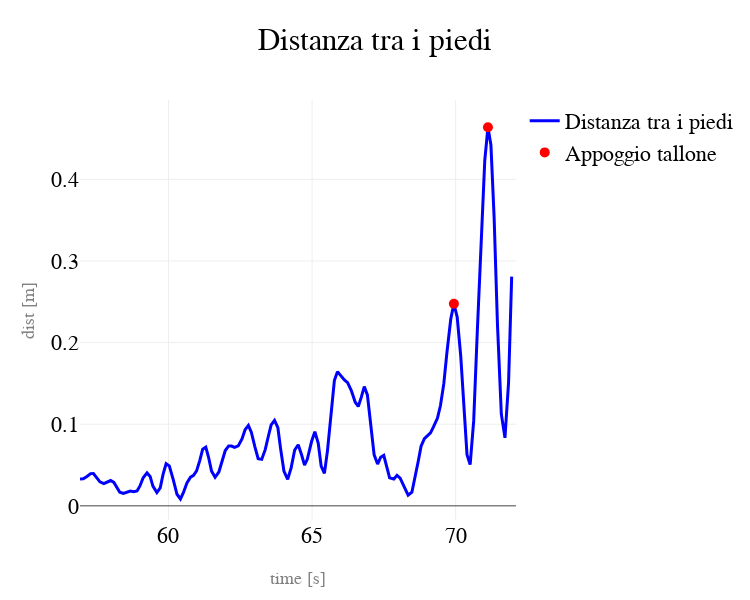
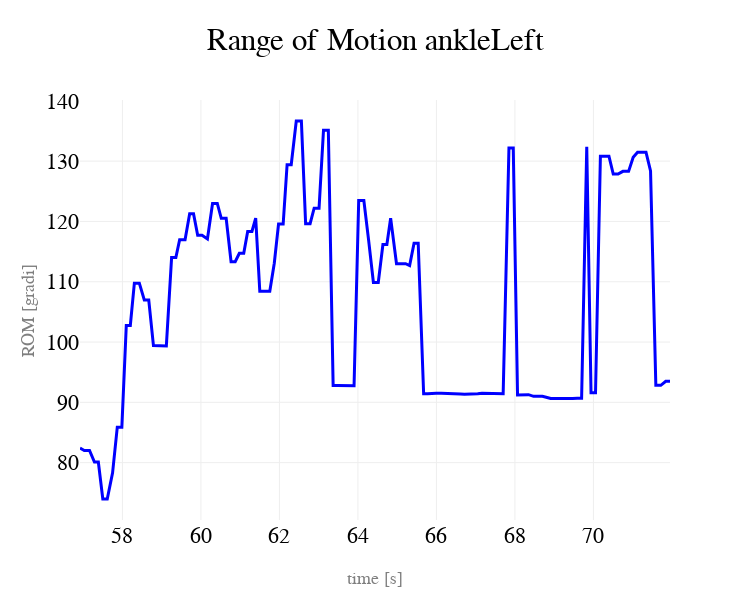
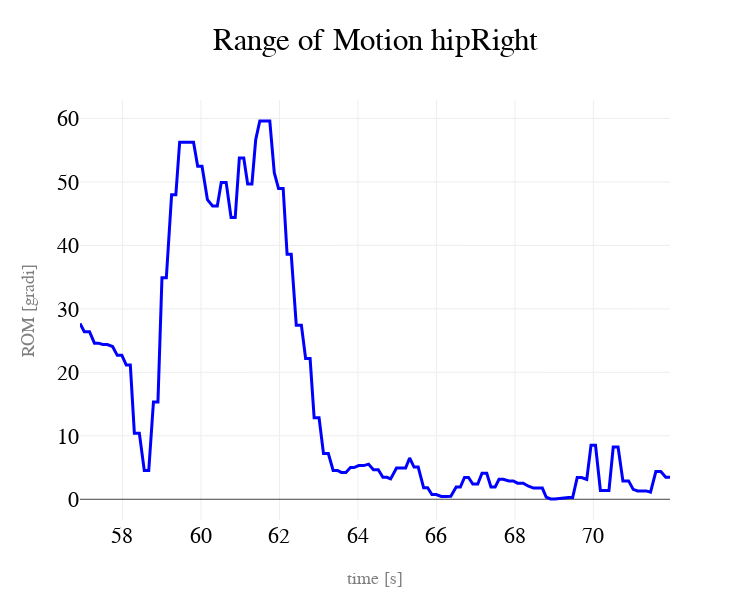
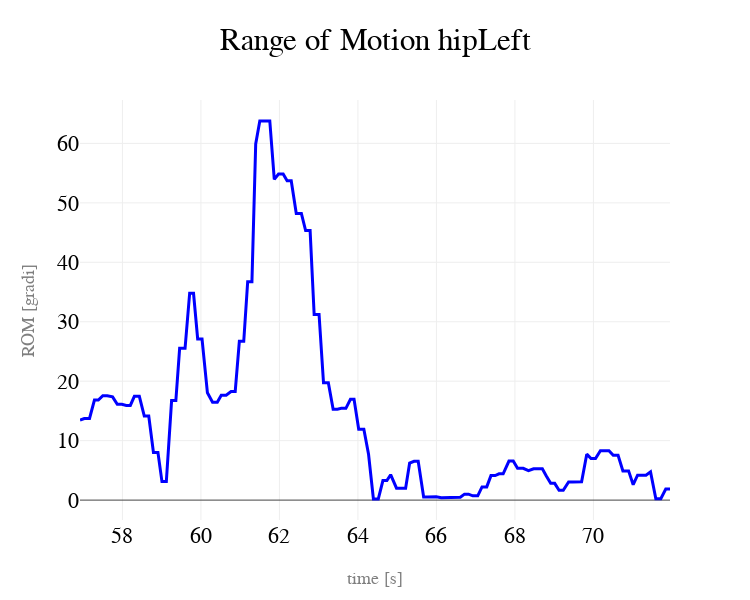

Source (notebook cell) for these figures, in order:
### Markdown cell above
Di seguito si riporta il grafico:

### Code cell
lastsess_time = time[-1]
lastsess_result = exercises[-1].result
lastsess_res_step = []

%matplotlib inline
%matplotlib inline
for i in range(len(lastsess_result)):
    lastsess_met,lastsess_resi = lastsess_result[i]
    lastsess_metname = lastsess_met.name
    ################
    #     ROM      #
    ################
    if lastsess_metname == "ROM":
        lastsess_metjoint = lastsess_met.tagjoint
        trace1 = go.Scatter(
            x=lastsess_time,y=lastsess_resi,
            mode='lines',
            line=dict(
                color='blue',
                width=3
            ),
            name='Andamento Reale'
        )
        data = [trace1]
        layout = dict(
            width=750,
            height=600,
            autosize=False,
            title='Range of Motion '+lastsess_metjoint,
            font=dict(family='Courier New, monospace', size=22, color='black'),
            xaxis=dict(
                title='time [s]',
                titlefont=dict(
                    family='Courier New, monospace',
                    size=18,
                    color='#7f7f7f'
                )
            ),
            yaxis=dict(
                title='ROM [gradi]',
                titlefont=dict(
                    family='Courier New, monospace',
                    size=18,
                    color='#7f7f7f'
                )
            )
        )
        fig = dict(data=data, layout=layout)
        iplot(fig)

    ################
    #     STEP     #
    ################
    if lastsess_metname == "step":
        dist=lastsess_resi[5]
        strikes=lastsess_resi[6]
        trace1 = go.Scatter(
            x=lastsess_time,y=dist,
            mode='lines',
            line=dict(
                color='blue',
                width=3
            ),
            name='Distanza tra i piedi'
        )
        trace2 = go.Scatter(
            x=lastsess_time[strikes],y=dist[strikes],
            mode='markers',
            marker=dict(
                color='red',
                size=10
            ),
            name='Appoggio tallone'
        )
        data = [trace1,trace2]
        layout = dict(
            width=750,
            height=600,
            autosize=False,
            title='Distanza tra i piedi',
            font=dict(family='Courier New, monospace', size=22, color='black'),
            xaxis=dict(
                title='time [s]',
                titlefont=dict(
                    family='Courier New, monospace',
                    size=18,
                    color='#7f7f7f'
                )
            ),
            yaxis=dict(
                title='dist [m]',
                titlefont=dict(
                    family='Courier New, monospace',
                    size=18,
                    color='#7f7f7f'
                )
            )
        )
        fig = dict(data=data, layout=layout)
        iplot(fig)

        lastsess_res_step.append(lastsess_resi)
        tablestep = pd.DataFrame(lastsess_res_step[0][0:4])
        tablestep.rename(index={0:"Lunghezza passo [m]",1:"Numero di passi",2:"Cadenza [steps/s]",
                                3:"Velocità [m/s]",4:"Tempo di esecuzione [s]"},
                         columns={0:"Analisi cammino"}, inplace=True)
        display(tablestep)

    ################
    #      EP      #
    ################
    if lastsess_metname == "EP":
        target = lastsess_met.target
        trace1 = go.Scatter3d(
            x=lastsess_resi[:,0], y=lastsess_resi[:,1], z=lastsess_resi[:,2],
            mode = 'lines',
            line=dict(
                color='blue',
                width=3
            ),
            name = 'Traiettorie'
        )
        trace2 = go.Scatter3d(
            x=[target[0]], y=[target[1]], z=[target[2]],
            mode = 'markers',
            marker=dict(
                color='red',
                size=5
            ),
            name = 'Target da raggiungere'
        )
        data = [trace1, trace2]    
        layout = dict(
            margin=dict(
                l=0,
                r=0,
                b=0
            ),
            title='Traiettorie End-point',
            font=dict(family='Courier New, monospace', size=22, color='black'),
            scene=dict(
                xaxis=dict(
                    title='x [cm]',
                    titlefont=dict(
                        family='Courier New, monospace',
                        size=18,
                        color='#7f7f7f'
                    ),
                    tickfont=dict(
                        family='Courier New, monospace',
                        size=14,
                        color='#7f7f7f'
                    ),
                    gridcolor='rgb(255, 255, 255)',
                    zerolinecolor='rgb(255, 255, 255)',
                    showbackground=True,
                    backgroundcolor='rgb(230, 230,230)'
                ),
                yaxis=dict(
                    title='y [cm]',
                    titlefont=dict(
                        family='Courier New, monospace',
                        size=18,
                        color='#7f7f7f'
                    ),
                    tickfont=dict(
                        family='Courier New, monospace',
                        size=14,
                        color='#7f7f7f'
                    ),
                    gridcolor='rgb(255, 255, 255)',
                    zerolinecolor='rgb(255, 255, 255)',
                    showbackground=True,
                    backgroundcolor='rgb(230, 230,230)'
                ),
                zaxis=dict(
                    title='z [cm]',
                    titlefont=dict(
                        family='Courier New, monospace',
                        size=18,
                        color='#7f7f7f'
                    ),
                    tickfont=dict(
                        family='Courier New, monospace',
                        size=14,
                        color='#7f7f7f'
                    ),
                    gridcolor='rgb(255, 255, 255)',
                    zerolinecolor='rgb(255, 255, 255)',
                    showbackground=True,
                    backgroundcolor='rgb(230, 230,230)'
                ),
                camera=dict(
                    up=dict(
                        x=0,
                        y=0,
                        z=1
                    ),
                    eye=dict(
                        x=-1.7428,
                        y=1.0707,
                        z=0.7100,
                    )
                ),
                aspectratio = dict( x=1, y=1, z=0.7 ),
                aspectmode = 'manual'
            ),
        )
        fig = dict(data=data, layout=layout)
        iplot(fig)

### Figure 1 — Plotly figure (JSON) as saved in the notebook; plotly's stock layout.template omitted (floating-point values rounded to 4 significant figures; data arrays with more than 128 entries replaced by an {"elided": "..."} marker saying what was removed)
{"data": [{"line": {"color": "blue", "width": 3}, "mode": "lines", "name": "Distanza tra i piedi", "type": "scatter", "uid": "446ca7e2-dcd7-484c-a709-9aa53cbd3c5d", "x": {"elided": "132 float values"}, "y": {"elided": "131 float values"}}, {"marker": {"color": "red", "size": 10}, "mode": "markers", "name": "Appoggio tallone", "type": "scatter", "uid": "bfe18a25-5609-4397-9e59-7f804fc0bd30", "x": [69.94, 71.12], "y": [0.2475, 0.4638]}], "layout": {"autosize": false, "font": {"color": "black", "family": "Courier New, monospace", "size": 22}, "height": 600, "title": {"text": "Distanza tra i piedi"}, "width": 750, "xaxis": {"title": {"font": {"color": "#7f7f7f", "family": "Courier New, monospace", "size": 18}, "text": "time [s]"}}, "yaxis": {"title": {"font": {"color": "#7f7f7f", "family": "Courier New, monospace", "size": 18}, "text": "dist [m]"}}}}

### Figure 2 — Plotly figure (JSON) as saved in the notebook; plotly's stock layout.template omitted (floating-point values rounded to 4 significant figures; data arrays with more than 128 entries replaced by an {"elided": "..."} marker saying what was removed)
{"data": [{"line": {"color": "blue", "width": 3}, "mode": "lines", "name": "Andamento Reale", "type": "scatter", "uid": "d01b3eb0-54a4-4c79-a25b-d3fc2bbe4492", "x": {"elided": "132 float values"}, "y": {"elided": "131 float values"}}], "layout": {"autosize": false, "font": {"color": "black", "family": "Courier New, monospace", "size": 22}, "height": 600, "title": {"text": "Range of Motion ankleLeft"}, "width": 750, "xaxis": {"title": {"font": {"color": "#7f7f7f", "family": "Courier New, monospace", "size": 18}, "text": "time [s]"}}, "yaxis": {"title": {"font": {"color": "#7f7f7f", "family": "Courier New, monospace", "size": 18}, "text": "ROM [gradi]"}}}}

### Figure 3 — Plotly figure (JSON) as saved in the notebook; plotly's stock layout.template omitted (floating-point values rounded to 4 significant figures; data arrays with more than 128 entries replaced by an {"elided": "..."} marker saying what was removed)
{"data": [{"line": {"color": "blue", "width": 3}, "mode": "lines", "name": "Andamento Reale", "type": "scatter", "uid": "adab5cbd-138e-498b-9101-334785baeed2", "x": {"elided": "132 float values"}, "y": {"elided": "131 float values"}}], "layout": {"autosize": false, "font": {"color": "black", "family": "Courier New, monospace", "size": 22}, "height": 600, "title": {"text": "Range of Motion hipRight"}, "width": 750, "xaxis": {"title": {"font": {"color": "#7f7f7f", "family": "Courier New, monospace", "size": 18}, "text": "time [s]"}}, "yaxis": {"title": {"font": {"color": "#7f7f7f", "family": "Courier New, monospace", "size": 18}, "text": "ROM [gradi]"}}}}

### Figure 4 — Plotly figure (JSON) as saved in the notebook; plotly's stock layout.template omitted (floating-point values rounded to 4 significant figures; data arrays with more than 128 entries replaced by an {"elided": "..."} marker saying what was removed)
{"data": [{"line": {"color": "blue", "width": 3}, "mode": "lines", "name": "Andamento Reale", "type": "scatter", "uid": "2e6b9373-9160-4f4e-b6e6-95c3329c247d", "x": {"elided": "132 float values"}, "y": {"elided": "131 float values"}}], "layout": {"autosize": false, "font": {"color": "black", "family": "Courier New, monospace", "size": 22}, "height": 600, "title": {"text": "Range of Motion hipLeft"}, "width": 750, "xaxis": {"title": {"font": {"color": "#7f7f7f", "family": "Courier New, monospace", "size": 18}, "text": "time [s]"}}, "yaxis": {"title": {"font": {"color": "#7f7f7f", "family": "Courier New, monospace", "size": 18}, "text": "ROM [gradi]"}}}}
